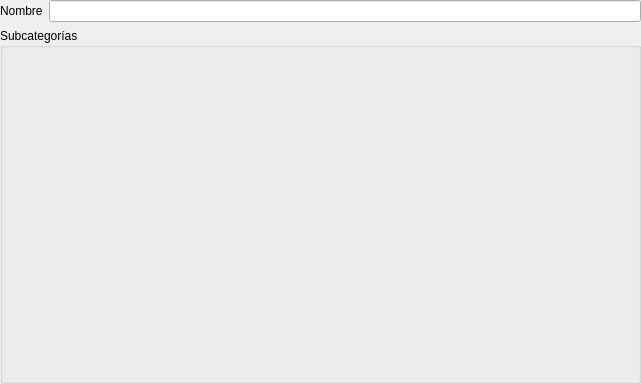
<?xml version="1.0" encoding="UTF-8"?>
<ui version="4.0">
 <class>Form</class>
 <widget class="QWidget" name="Form">
  <property name="geometry">
   <rect>
    <x>0</x>
    <y>0</y>
    <width>641</width>
    <height>384</height>
   </rect>
  </property>
  <property name="windowTitle">
   <string>Form</string>
  </property>
  <layout class="QGridLayout" name="gridLayout">
   <property name="leftMargin">
    <number>0</number>
   </property>
   <property name="topMargin">
    <number>0</number>
   </property>
   <property name="rightMargin">
    <number>0</number>
   </property>
   <property name="bottomMargin">
    <number>0</number>
   </property>
   <item row="0" column="0">
    <widget class="QLabel" name="label">
     <property name="text">
      <string>Nombre</string>
     </property>
     <property name="buddy">
      <cstring>db_nombre</cstring>
     </property>
    </widget>
   </item>
   <item row="0" column="1">
    <widget class="DBLineEdit" name="db_nombre">
     <property name="fieldName">
      <string>nombre</string>
     </property>
    </widget>
   </item>
   <item row="1" column="0" colspan="2">
    <widget class="QGroupBox" name="groupBox">
     <property name="title">
      <string>Subcategorías</string>
     </property>
     <layout class="QHBoxLayout" name="horizontalLayout">
      <item>
       <widget class="DBDetailView" name="dbDetailView">
        <property name="relationName">
         <string>tercerossubcategoriasinfoadicional</string>
        </property>
        <property name="dataEditable">
         <bool>true</bool>
        </property>
        <property name="inlineEdit">
         <bool>true</bool>
        </property>
       </widget>
      </item>
     </layout>
    </widget>
   </item>
  </layout>
 </widget>
 <customwidgets>
  <customwidget>
   <class>DBDetailView</class>
   <extends>QWidget</extends>
   <header>widgets/dbdetailview.h</header>
  </customwidget>
  <customwidget>
   <class>DBLineEdit</class>
   <extends>QLineEdit</extends>
   <header>widgets/dblineedit.h</header>
  </customwidget>
 </customwidgets>
 <resources/>
 <connections/>
</ui>
